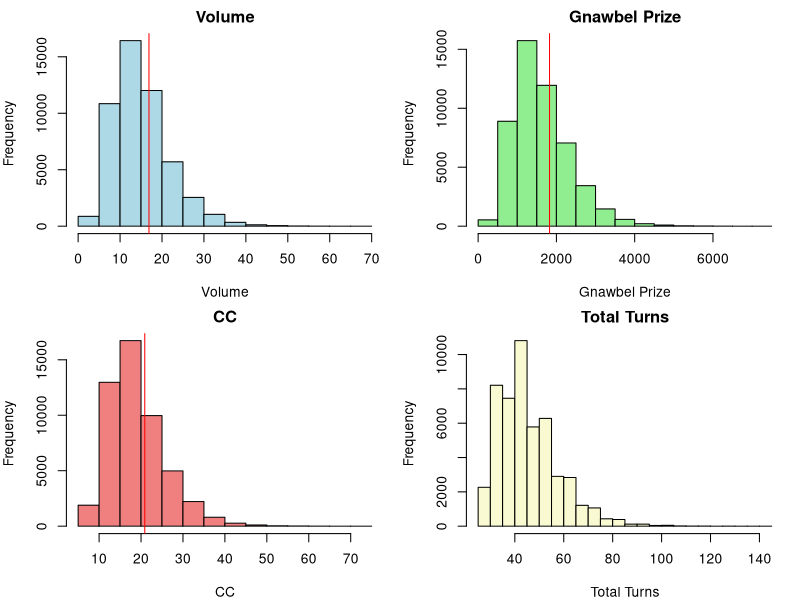

Reproduce this figure in R.
# Part 1: Generic Start

# Function to simulate the game with increased randomness
simulate_game_random <- function() {
  # Stage 1 parameters with 4% randomness (use own cr, but make sure there's a gap of 0.04 for uncertainty)
  stage1_catch_prob <- runif(1, 0.71, 0.75)
  stage1_words_per_catch <- 940
  stage1_words_required <- 4000
  
  # Stage 2 parameters with 4% randomness (use own cr, but make sure there's a gap of 0.04 for uncertainty)
  stage2_a_encounter_prob <- runif(1, 0.58, 0.62)
  stage2_a_catch_prob <- runif(1, 0.71, 0.75)
  stage2_a_words_per_catch <- 940
  
  stage2_b_catch_prob <- runif(1, 0.65, 0.69)
  stage2_b_words_per_catch <- 3750
  stage2_b_additional_turns <- 2
  
  # Simulation
  total_words <- 0
  turns_left <- 25
  total_turns <- 25
  
  # Stage 1
  while (total_words < stage1_words_required && turns_left > 0) {
    if (runif(1) < stage1_catch_prob) {
      total_words <- total_words + stage1_words_per_catch
    }
    turns_left <- turns_left - 1
  }
  
  # Stage 2
  while (turns_left > 0) {
    if (runif(1) < stage2_a_encounter_prob) {
      turns_left <- turns_left - 1  # Loss of turn due to encounter
      if (runif(1) < stage2_a_catch_prob) {
        total_words <- total_words + stage2_a_words_per_catch
      }
    } else {
      turns_left <- turns_left - 1  # Loss of turn due to encounter
      if (runif(1) < stage2_b_catch_prob) {
        total_words <- total_words + stage2_b_words_per_catch
        total_turns <- total_turns + stage2_b_additional_turns
        turns_left  <- turns_left + stage2_b_additional_turns
      }
    }
  }
  
  return(c(volume = total_words / 4000, gnawbel_prize = (total_words / 4000) * 2*54, CC = (total_words / 4000) + 4, total_turns = total_turns))
} #remove the 2 if toc4 not upgraded, change to 4 if event

# Simulate the game 50,000 times with increased randomness
simulations_random <- replicate(50000, simulate_game_random())

# Extract parameters from simulations
volume_random <- simulations_random[1,]
gnawbel_prize_random <- simulations_random[2,]
CC_random <- simulations_random[3,]
total_turns_random <- simulations_random[4,]

# Calculate the median values
median_volume_random <- median(volume_random)
median_gnawbel_prize_random <- median(gnawbel_prize_random)
median_CC_random <- median(CC_random)
median_turns_random <- median(total_turns_random)

# Calculate the 25th to 75th percentiles
percentiles_volume_random <- quantile(volume_random, c(0.25, 0.75))
percentiles_gnawbel_prize_random <- quantile(gnawbel_prize_random, c(0.25, 0.75))
percentiles_CC_random <- quantile(CC_random, c(0.25, 0.75))
percentiles_turns_random <- quantile(total_turns_random, c(0.25, 0.75))

# Print the results with increased randomness
cat("Median Volume (with increased randomness):", median_volume_random, "\n")
cat("25th Percentile of Volume:", percentiles_volume_random[1], "\n")
cat("75th Percentile of Volume:", percentiles_volume_random[2], "\n")
cat("\n")
cat("Median Gnawbel Prize:", median_gnawbel_prize_random, "\n")
cat("25th Percentile of Gnawbel Prize:", percentiles_gnawbel_prize_random[1], "\n")
cat("75th Percentile of Gnawbel Prize:", percentiles_gnawbel_prize_random[2], "\n")
cat("\n")
cat("Median CC:", median_CC_random, "\n")
cat("25th Percentile of CC:", percentiles_CC_random[1], "\n")
cat("75th Percentile of CC:", percentiles_CC_random[2], "\n")
cat("\n")
cat("Median Total Turns:", median_turns_random, "\n")
cat("25th Percentile of Total Turns:", percentiles_turns_random[1], "\n")
cat("75th Percentile of Total Turns:", percentiles_turns_random[2], "\n")
cat("\n")

# Part 2: Startpoint

# Function to simulate the game with increased randomness and starting from specific words and turns
simulate_game_random_from_start <- function(starting_words, starting_turns) {
 # Stage 1 parameters with 4% randomness 
  stage1_catch_prob <- runif(1, 0.71, 0.75)
  stage1_words_per_catch <- 940
  stage1_words_required <- 4000
  
  # Stage 2 parameters with 4% randomness
  stage2_a_encounter_prob <- runif(1, 0.58, 0.62)
  stage2_a_catch_prob <- runif(1, 0.71, 0.75)
  stage2_a_words_per_catch <- 940
  
  stage2_b_catch_prob <- runif(1, 0.65, 0.69)
  stage2_b_words_per_catch <- 3750
  stage2_b_additional_turns <- 2
  
  # Simulation
  total_words <- starting_words
  turns_left <- starting_turns
  total_turns <- 25
  
  # Stage 1
  while (total_words < stage1_words_required && turns_left > 0) {
    turns_left <- turns_left - 1  # Loss of turn due to encounter
    if (runif(1) < stage1_catch_prob) {
      total_words <- total_words + stage1_words_per_catch
    }
  }
  
  # Stage 2
  while (turns_left > 0) {
    if (runif(1) < stage2_a_encounter_prob) {
      turns_left <- turns_left - 1  # Loss of turn due to encounter
      if (runif(1) < stage2_a_catch_prob) {
        total_words <- total_words + stage2_a_words_per_catch
      }
    } else {
      turns_left <- turns_left - 1  # Loss of turn due to encounter
      if (runif(1) < stage2_b_catch_prob) {
        total_words <- total_words + stage2_b_words_per_catch
        total_turns <- total_turns + stage2_b_additional_turns
        turns_left  <- turns_left + stage2_b_additional_turns
      }
    }
  }
  
  return(c(volume = total_words / 4000, gnawbel_prize = (total_words / 4000) * 2*54, CC = (total_words / 4000) + 4, total_turns = total_turns))
} #same instructions as before

# Simulate the game 5000 times starting from given point
simulations_random_start <- replicate(50000, simulate_game_random_from_start(44100,9)) #replace with (points, turns left)

# Extract parameters from simulations
volume_random_start <- simulations_random_start[1,]
gnawbel_prize_random_start <- simulations_random_start[2,]
CC_random_start <- simulations_random_start[3,]
total_turns_random_start <- simulations_random_start[4,]

# Calculate the median values
median_volume_random_start <- median(volume_random_start)
median_gnawbel_prize_random_start <- median(gnawbel_prize_random_start)
median_CC_random_start <- median(CC_random_start)
median_turns_random_start <- median(total_turns_random_start)

# Calculate the 25th to 75th percentiles
percentiles_volume_random_start <- quantile(volume_random_start, c(0.25, 0.75))
percentiles_gnawbel_prize_random_start <- quantile(gnawbel_prize_random_start, c(0.25, 0.75))
percentiles_CC_random_start <- quantile(CC_random_start, c(0.25, 0.75))
percentiles_turns_random_start <- quantile(total_turns_random_start, c(0.25, 0.75))

# Print the results with increased randomness and starting from specific words and turns
cat("Median Volume (starting from specific words and turns):", median_volume_random_start, "\n")
cat("25th Percentile of Volume:", percentiles_volume_random_start[1], "\n")
cat("75th Percentile of Volume:", percentiles_volume_random_start[2], "\n")
cat("\n")
cat("Median Gnawbel Prize (starting from specific words and turns):", median_gnawbel_prize_random_start, "\n")
cat("25th Percentile of Gnawbel Prize:", percentiles_gnawbel_prize_random_start[1], "\n")
cat("75th Percentile of Gnawbel Prize:", percentiles_gnawbel_prize_random_start[2], "\n")
cat("\n")
cat("Median CC (starting from specific words and turns):", median_CC_random_start, "\n")
cat("25th Percentile of CC:", percentiles_CC_random_start[1], "\n")
cat("75th Percentile of CC:", percentiles_CC_random_start[2], "\n")
cat("\n")

# Simulate the game starting from a clean slate 5000 times
clean_slate_runs <- simulations_random
# Extract words from clean slate runs
words_clean_slate <- clean_slate_runs[1, ] * 4000

# Calculate median and percentiles for clean slate runs
median_words_clean_slate <- median(words_clean_slate)
percentiles_words_clean_slate <- quantile(words_clean_slate, c(0.25, 0.75))

# Simulate the specific run with parameters from 5000 runs
specific_run <- c(
  volume = median_volume_random_start,
  gnawbel_prize = median_gnawbel_prize_random_start,
  CC = median_CC_random_start,
  total_turns = median_turns_random_start
)

# Compare specific run to clean slate distribution
# Calculate specific run percentile
percentile_specific_run <- mean(words_clean_slate < specific_run["volume"] * 4000) * 100

# Print the percentile message

if (percentile_specific_run > 50) {
  cat(sprintf("Your specific run is performing above median clean slate runs, at %.2f percentile, and you will reach %.2f words.\n", percentile_specific_run, specific_run["volume"] * 4000))
} else {
  cat(sprintf("Your specific run is performing below median clean slate runs, at %.2f percentile, and you will reach %.2f words.\n", percentile_specific_run, specific_run["volume"] * 4000))
}
# Plot histograms

par(mfrow = c(2, 2))
par(mar = c(4, 4, 2, 1))

# Plot Volume histogram
hist(volume_random, main = "Volume", xlab = "Volume", col = "lightblue", border = "black")
abline(v = specific_run["volume"], col = "red", lty = 1)
#text(x = specific_run["volume"], y = max(table(volume_random)) + 0.1, "Specific Run", pos = 2, col = "red")

# Plot Gnawbel Prize histogram
hist(gnawbel_prize_random, main = "Gnawbel Prize", xlab = "Gnawbel Prize", col = "lightgreen", border = "black")
abline(v = specific_run["gnawbel_prize"], col = "red", lty = 1)
#text(x = specific_run["gnawbel_prize"], y = max(table(gnawbel_prize_random)) + 0.1, "Specific Run", pos = 2, col = "red")

# Plot CC histogram
hist(CC_random, main = "CC", xlab = "CC", col = "lightcoral", border = "black")
abline(v = specific_run["CC"], col = "red", lty = 1)
#text(x = specific_run["CC"], y = max(table(CC_random)) + 0.1, "Specific Run", pos = 2, col = "red")

# Plot Total Turns histogram
hist(total_turns_random, main = "Total Turns", xlab = "Total Turns", col = "lightgoldenrodyellow", border = "black")
#abline(v = specific_run["total_turns"], col = "red", lty = 1)
#text(x = specific_run["total_turns"], y = max(table(total_turns_random)) + 0.1, "Specific Run", pos = 2, col = "red")

# Reset plot layout
par(mfrow = c(1, 1))
